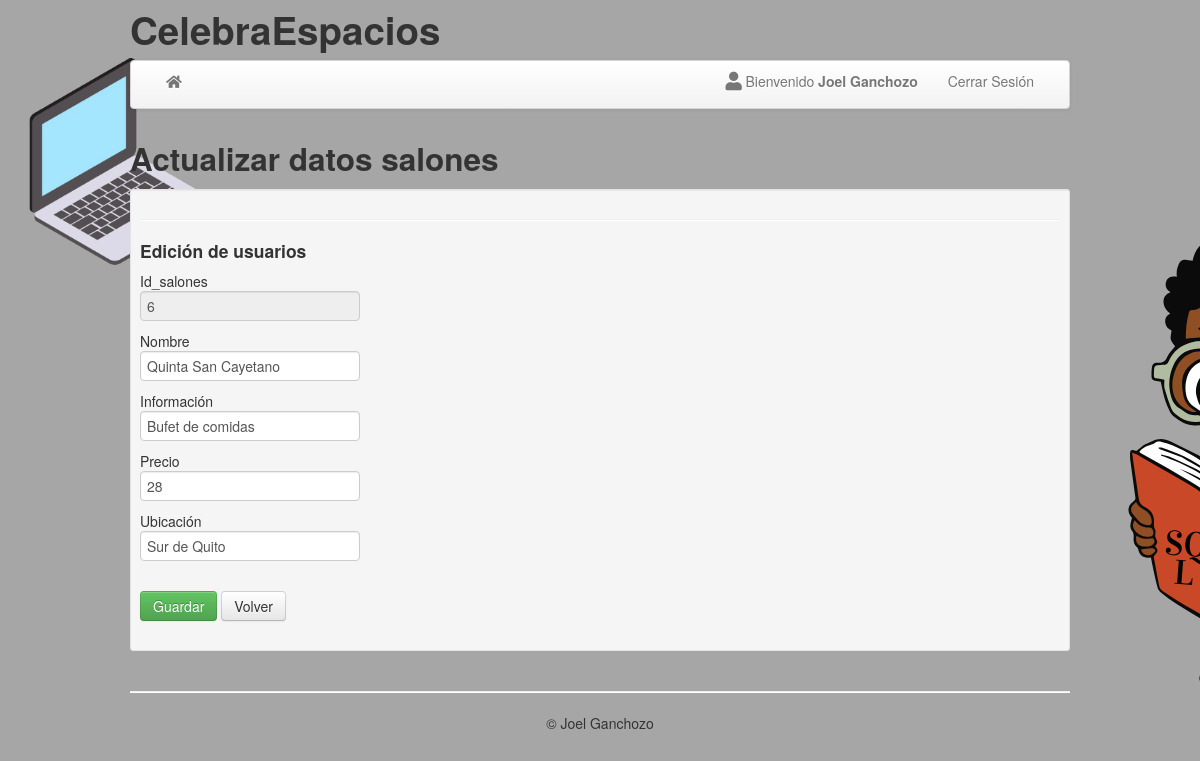
/actualizarSalones.php?id=6 (signed in), run on the app's committed database.
### tables this page shows
CREATE TABLE `salones` (
  `id_salones` int(11) NOT NULL,
  `nombre_salon` varchar(9999) NOT NULL,
  `inf_salon` text NOT NULL,
  `precio_salon` tinyint(99) NOT NULL,
  `ubicacion_salon` varchar(255) NOT NULL
);

### actualizarSalones.php (the view, shortened to what this page needs)
<?php
require("connect_db.php");
$idEditar = (isset($_GET['id'])) ? $_GET['id'] : $_SESSION['id'];
$sql = "SELECT * FROM salones WHERE id_salones = $idEditar";
$ressql = mysqli_query($mysqli, $sql);
if ($ressql) {
    $row = mysqli_fetch_assoc($ressql);
    if ($row) {
        $id_salones = $row['id_salones'];
        $nombre_salon = $row['nombre_salon'];
        $inf_salon = $row['inf_salon'];
        $precio_salon = $row['precio_salon'];
        $ubicacion_salon = $row['ubicacion_salon'];
    } else {
        echo "No se encontraron resultados para el ID: $idEditar";
        exit();
    }
} else {
    echo "Error en la consulta: " . mysqli_error($mysqli);
    exit();
}
?>
<!DOCTYPE html>
<html lang="es">
<head>
    <link rel='stylesheet' href='https://cdnjs.cloudflare.com/ajax/libs/font-awesome/4.7.0/css/font-awesome.css'>
    <link href="bootstrap/css/bootstrap.min.css" rel="stylesheet" />
    <link rel="stylesheet" href="https://cdnjs.cloudflare.com/ajax/libs/font-awesome/5.15.1/css/all.min.css" />
</head>
<body data-offset="40" background="images/actualizarDatosFondo.png" style="background-attachment: fixed">
    <div class="container">
        <header class="header">
            <div class="row">
                <?php
                include("include/cabecera.php");
                ?>
            </div>
        </header>
        <div class="navbar">
            <div class="navbar-inner">
                <div class="container">
                    <div class="nav-collapse">
                        <ul class="nav">
                            <li class=""><a href="admin.php"><i class="fas fa-home"></i></a></li>
                        </ul>
                        <ul class="nav pull-right">
                            <li>
                                <a>
                                    <p class="fa fa-user fa-lg fa-fw"></p>Bienvenido
                                    <strong><?php echo $_SESSION['user']; ?></strong>
                                </a>
                            </li>
                            <li><a href="desconectar.php">Cerrar Sesión</a></li>
                        </ul>
                    </div>
                </div>
            </div>
        </div>
        <div class="row">
            <div class="span12">
                <div class="caption">
                    <h2> Actualizar datos salones</h2>
                    <div class="well well-small">
                        <hr class="soft" />
                        <h4>Edición de usuarios</h4>
                        <div class="row-fluid">
                            <form action="ejecutaactualizar.php" method="post">
                                Id_salones<br><input type="text" name="id_salones" value="<?php echo $id_salones ?>" readonly="readonly"><br>
                                Nombre<br> <input type="text" name="nombre_salon" value="<?php echo $nombre_salon ?>"><br>
                                Información<br> <input type="text" name="inf_salon" value="<?php echo $inf_salon ?>"><br>
                                Precio<br> <input type="text" name="precio_salon" value="<?php echo $precio_salon ?>"><br>
                                Ubicación<br> <input type="text" name="ubicacion_salon" value="<?php echo $ubicacion_salon ?>"><br>
                                <br>
                                <input type="submit" value="Guardar" class="btn btn-success btn-primary">
                                <a href="adminSalon.php" class="btn btn-default">Volver</a>
                            </form>
                        </div>
                        <div class="span8">
                        </div>
                    </div>
                </div>
            </div>
        </div>
        <hr class="soften" />
        <footer class="footer">
            <center>
                <p>&copy; Joel Ganchozo</p>
            </center>
        </footer>
    </div>
</body>
</html>

### data on the page
salones: id_salones "6", nombre_salon "Quinta San Cayetano", inf_salon "Bufet de comidas", precio_salon "28", ubicacion_salon "Sur de Quito"

### other printed values
$_SESSION['user'] "Joel Ganchozo"
